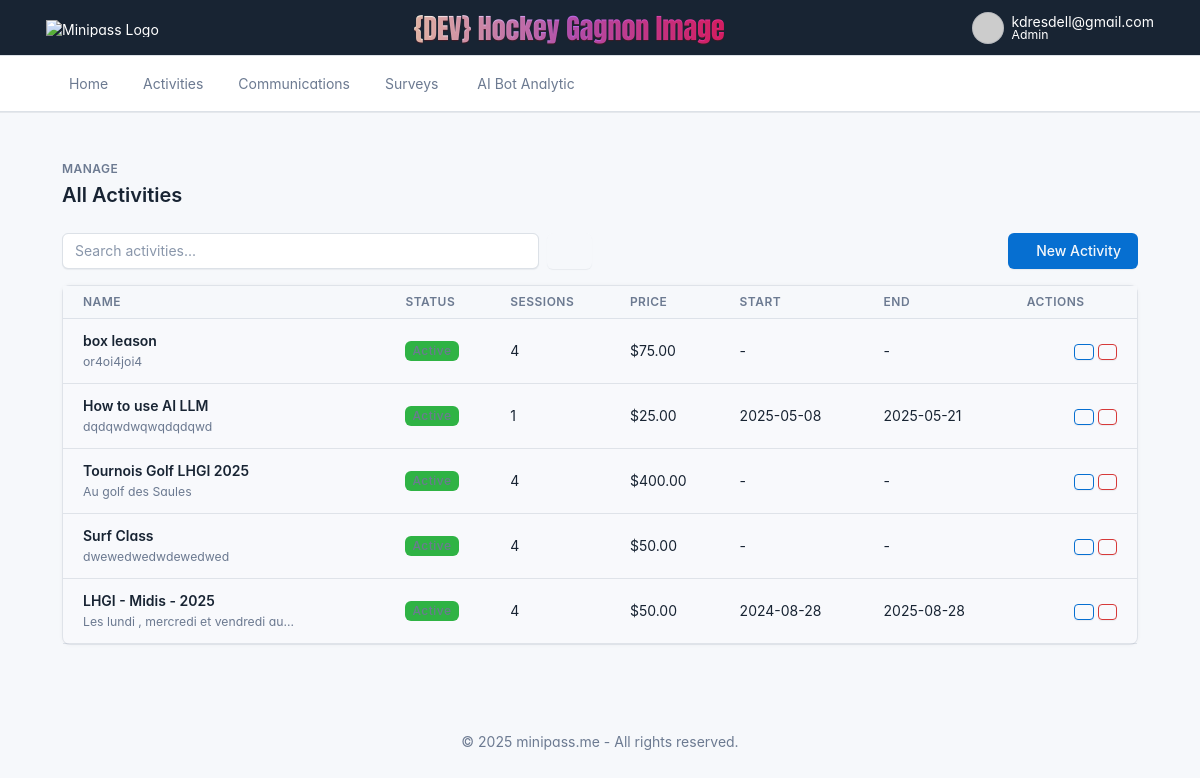
The page /activities (signed in) on the database its author committed.
### models.py (models this page shows)
class Activity(db.Model):
    id = db.Column(db.Integer, primary_key=True)
    name = db.Column(db.String(150), nullable=False)
    type = db.Column(db.String(50))  # e.g., "hockey", "yoga"
    description = db.Column(db.Text)
    start_date = db.Column(db.DateTime, nullable=True)
    end_date = db.Column(db.DateTime, nullable=True)
    image_filename = db.Column(db.String(255), nullable=True)  # 🆕 NEW FIELD
    sessions_included = db.Column(db.Integer, default=1)
    price_per_user = db.Column(db.Float, default=0.0)
    goal_users = db.Column(db.Integer, default=0)
    goal_revenue = db.Column(db.Float, default=0.0)
    cost_to_run = db.Column(db.Float, default=0.0)
    created_by = db.Column(db.Integer, db.ForeignKey("admin.id"))
    created_dt = db.Column(db.DateTime, default=lambda: datetime.now(timezone.utc))
    status = db.Column(db.String(50), default="active")
    payment_instructions = db.Column(db.Text)
    signups = db.relationship("Signup", backref="activity", lazy=True)
    passports = db.relationship("Passport", backref="activity", lazy=True)

### app.py (the view)
@app.route("/activities")
def list_activities():
    if "admin" not in session:
        return redirect(url_for("login"))
    q = request.args.get("q", "").strip().lower()
    query = Activity.query.order_by(Activity.created_dt.desc())
    if q:
        query = query.filter(Activity.name.ilike(f"%{q}%"))
    activities = query.all()
    return render_template("activities.html", activities=activities)

### app.py (called while the page is built)
@app.context_processor
def inject_globals_and_csrf():
    from flask_wtf.csrf import generate_csrf
    return {
        'now': datetime.now(timezone.utc),
        'ORG_NAME': get_setting("ORG_NAME", "Ligue hockey Gagnon Image"),
        'csrf_token': generate_csrf  # returns the raw CSRF token
    }

@app.template_filter('encode_md5')
def encode_md5(s):
    if not s:
        return ''
    return hashlib.md5(s.strip().lower().encode('utf-8')).hexdigest()

@app.before_request
def check_first_run():
    if request.endpoint != 'setup' and not Admin.query.first():
        return redirect(url_for('setup'))

### utils.py (called while the page is built)
def get_setting(key, default=""):
    with current_app.app_context():
        setting = Setting.query.filter_by(key=key).first()
        if setting and setting.value not in [None, ""]:
            return setting.value
    return default

### templates/activities.html (shortened to what this page needs)
{% extends "base.html" %}
{% block content %}
<div class="container-xl mt-4">
  <div class="page-header mb-4">
    <div class="row align-items-center">
      <div class="col">
        <h2 class="page-pretitle text-muted text-uppercase mb-1">Manage</h2>
        <h1 class="page-title mb-0">All Activities</h1>
      </div>
    </div>
  </div>
  <div class="row mb-3">
    <div class="col-md-6">
      <form method="GET" class="d-flex">
        <input type="text" name="q" class="form-control" placeholder="Search activities..." value="{{ request.args.get('q', '') }}">
        <button type="submit" class="btn btn-light ms-2"><i class="ti ti-search"></i></button>
      </form>
    </div>
    <div class="col text-end">
      <a href="{{ url_for('create_activity') }}" class="btn btn-primary">
        <i class="ti ti-plus"></i> New Activity
      </a>
    </div>
  </div>
  <div class="card">
    <div class="table-responsive">
      <table class="table card-table table-hover table-vcenter">
        <thead>
          <tr>
            <th>Name</th>
            <th>Status</th>
            <th>Sessions</th>
            <th>Price</th>
            <th>Start</th>
            <th>End</th>
            <th>Actions</th>
          </tr>
        </thead>
        <tbody>
          {% for a in activities %}
          <tr>
            <td>
              <strong>{{ a.name }}</strong><br>
              <span class="text-muted small">{{ a.description|truncate(40) }}</span>
            </td>
            <td>
              {% if a.status == 'active' %}
              <span class="badge bg-green">Active</span>
              {% else %}
              <span class="badge bg-gray">Inactive</span>
              {% endif %}
            </td>
            <td>{{ a.sessions_included }}</td>
            <td>${{ "%.2f"|format(a.price_per_user) }}</td>
            <td>{{ a.start_date.strftime('%Y-%m-%d') if a.start_date else '-' }}</td>
            <td>{{ a.end_date.strftime('%Y-%m-%d') if a.end_date else '-' }}</td>
            <td class="text-end">
              <a href="{{ url_for('edit_activity', activity_id=a.id) }}" class="btn btn-sm btn-outline-primary">
                <i class="ti ti-pencil"></i>
              </a>
              <form method="POST" action="{{ url_for('delete_activity', activity_id=a.id) }}" class="d-inline-block" onsubmit="return confirm('Are you sure?');">
                <button type="submit" class="btn btn-sm btn-outline-danger">
                  <i class="ti ti-trash"></i>
                </button>
              </form>
            </td>
          </tr>
          {% else %}
          <tr><td colspan="7" class="text-center text-muted">No activities found.</td></tr>
          {% endfor %}
        </tbody>
      </table>
    </div>
  </div>
</div>
{% endblock %}

### templates/base.html (shortened to what this page needs)
<!DOCTYPE html>
<html lang="en">
<head>
  <link href="{{ url_for('static', filename='tabler/css/tabler.min.css') }}" rel="stylesheet"/>
  <link href="{{ url_for('static', filename='tabler/css/tabler-flags.min.css') }}" rel="stylesheet"/>
  <link href="{{ url_for('static', filename='tabler/css/tabler-vendors.min.css') }}" rel="stylesheet"/>
  <link href="{{ url_for('static', filename='tabler/css/demo.min.css') }}" rel="stylesheet"/>
  <link href="{{ url_for('static', filename='tabler/icons/tabler-icons.min.css') }}" rel="stylesheet"/>
  <link href="{{ url_for('static', filename='minipass.css') }}" rel="stylesheet">
</head>
<body>
<div class="page">
  <header class="navbar navbar-expand-md navbar-dark bg-gray-800 d-print-none">
    <div class="container-xl d-flex justify-content-between align-items-center">
      <a href="https://minipass.me" class="d-flex align-items-center text-white text-decoration-none">
        <img src="{{ url_for('static', filename='logo.png') }}" alt="Minipass Logo" class="d-none d-md-inline" style="height: 17px; width: auto;">
      </a>
      <span class="org-name-responsive ms-2">{{ ORG_NAME }}</span>
      {% if session.get("admin") %}
      <div class="navbar-nav flex-row align-items-center">
        <div class="nav-item dropdown">
          <a href="#" class="nav-link d-flex lh-1 text-reset p-0" data-bs-toggle="dropdown">
            <span class="avatar avatar-sm rounded-circle" style="background-image: url('https://www.gravatar.com/avatar/{{ session['admin']|lower|trim|encode_md5 }}?d=identicon')"></span>
            <div class="d-none d-xl-block ps-2">
              <div class="text-white">{{ session['admin'] }}</div>
              <div class="text-white small">Admin</div>
            </div>
          </a>
        </div>
      </div>
      {% endif %}
    </div>
  </header>
<div class="navbar navbar-expand-md navbar-light bg-white border-bottom">
  <div class="container-xl">
    <div class="collapse navbar-collapse" id="secondary-navbar">
      <ul class="navbar-nav">
        <li class="nav-item"><a class="nav-link" href="{{ url_for('dashboard') }}"><i class="ti ti-home"></i> Home</a></li>
        <li class="nav-item"><a class="nav-link" href="{{ url_for('list_activities') }}"><i class="ti ti-activity"></i> Activities</a></li>
        <li class="nav-item"><a class="nav-link" href="#"><i class="ti ti-messages"></i> Communications</a></li>
        <li class="nav-item"><a class="nav-link" href="#"><i class="ti ti-clipboard-list"></i> Surveys</a></li>
        <li class="nav-item">
          <a class="nav-link" href="{{ url_for('chat.chat') }}">
            <i class="ti ti-message-chatbot me-1"></i> AI Bot Analytic
          </a>
        </li>
      </ul>
    </div>
  </div>
</div>
  <div class="page-wrapper">
    <div class="page-body">
      <div class="container-xl">
        {% block content %}{% endblock %}
      </div>
    </div>
    <footer class="footer footer-transparent d-print-none">
      <div class="container-xl text-center text-muted py-3">
        © 2025 <a href="https://minipass.me" class="text-muted">minipass.me</a> - All rights reserved.
      </div>
    </footer>
  </div>
</div>
</body>
</html>

### static/minipass.css (style rules this page uses)
.org-name-responsive { font-family: "Anton", sans-serif; font-weight: 400; font-size: 2em; font-style: normal; background: linear-gradient(to right, #fffee9, #bc6ff1, #ed2988); -webkit-background-clip: text; -webkit-text-fill-color: transparent; background-clip: text; color: transparent; text-shadow: 0 1px 1px rgba(153, 0, 0, 0.3); }
.card { background-color: #f8f9fc !important; }

### rows shown on the page
Activity: name "box leason", description "or4oi4joi4", sessions_included "4", price_per_user "75.00", start_date "-", end_date "-"
Activity: name "How to use AI LLM", description "dqdqwdwqwqdqdqwd", sessions_included "1", price_per_user "25.00", start_date "2025-05-08", end_date "2025-05-21"
Activity: name "Tournois Golf LHGI 2025", description "Au golf des Saules", sessions_included "4", price_per_user "400.00", start_date "-", end_date "-"
Activity: name "Surf Class", description "dwewedwedwdewedwed", sessions_included "4", price_per_user "50.00", start_date "-", end_date "-"
Activity: name "LHGI - Midis - 2025", description "Les lundi , mercredi et vendredi au...", sessions_included "4", price_per_user "50.00", start_date "2024-08-28", end_date "2025-08-28"

### other values the page prints
{{ session['admin'] }} "kdresdell@gmail.com"
